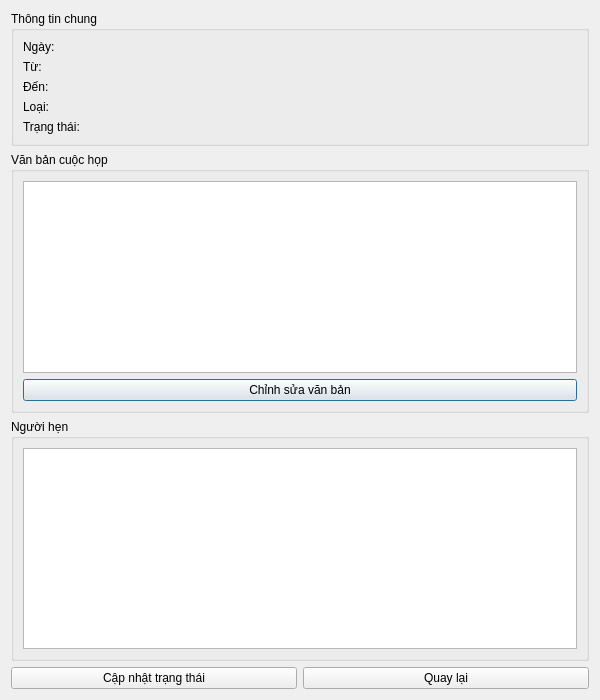
<?xml version="1.0" encoding="UTF-8"?>
<ui version="4.0">
 <class>MeetingDetailDialog</class>
 <widget class="QDialog" name="MeetingDetailDialog">
  <property name="geometry">
   <rect>
    <x>0</x>
    <y>0</y>
    <width>600</width>
    <height>700</height>
   </rect>
  </property>
  <property name="windowTitle">
   <string>Thông tin lịch hẹn</string>
  </property>
  <layout class="QVBoxLayout" name="verticalLayout">
   <item>
    <widget class="QGroupBox" name="infoGroupBox">
     <property name="title">
      <string>Thông tin chung</string>
     </property>
     <layout class="QFormLayout" name="formLayout">
      <item row="0" column="0">
       <widget class="QLabel" name="label">
        <property name="text">
         <string>Ngày:</string>
        </property>
       </widget>
      </item>
      <item row="0" column="1">
       <widget class="QLabel" name="dateLabel">
        <property name="text">
         <string/>
        </property>
       </widget>
      </item>
      <item row="1" column="0">
       <widget class="QLabel" name="label_2">
        <property name="text">
         <string>Từ:</string>
        </property>
       </widget>
      </item>
      <item row="1" column="1">
       <widget class="QLabel" name="startTimeLabel">
        <property name="text">
         <string/>
        </property>
       </widget>
      </item>
      <item row="2" column="0">
       <widget class="QLabel" name="label_3">
        <property name="text">
         <string>Đến:</string>
        </property>
       </widget>
      </item>
      <item row="2" column="1">
       <widget class="QLabel" name="endTimeLabel">
        <property name="text">
         <string/>
        </property>
       </widget>
      </item>
      <item row="3" column="0">
       <widget class="QLabel" name="label_4">
        <property name="text">
         <string>Loại:</string>
        </property>
       </widget>
      </item>
      <item row="3" column="1">
       <widget class="QLabel" name="typeLabel">
        <property name="text">
         <string/>
        </property>
       </widget>
      </item>
      <item row="4" column="0">
       <widget class="QLabel" name="label_5">
        <property name="text">
         <string>Trạng thái:</string>
        </property>
       </widget>
      </item>
      <item row="4" column="1">
       <widget class="QLabel" name="statusLabel">
        <property name="text">
         <string/>
        </property>
       </widget>
      </item>
     </layout>
    </widget>
   </item>
   <item>
    <widget class="QGroupBox" name="reportGroupBox">
     <property name="title">
      <string>Văn bản cuộc họp</string>
     </property>
     <layout class="QVBoxLayout" name="verticalLayout_2">
      <item>
       <widget class="QTextEdit" name="reportTextEdit">
        <property name="readOnly">
         <bool>true</bool>
        </property>
       </widget>
      </item>
      <item>
       <widget class="QPushButton" name="editReportButton">
        <property name="text">
         <string>Chỉnh sửa văn bản</string>
        </property>
       </widget>
      </item>
     </layout>
    </widget>
   </item>
   <item>
    <widget class="QGroupBox" name="studentsGroupBox">
     <property name="title">
      <string>Người hẹn</string>
     </property>
     <layout class="QVBoxLayout" name="verticalLayout_3">
      <item>
       <widget class="QTextEdit" name="studentsTextEdit">
        <property name="readOnly">
         <bool>true</bool>
        </property>
       </widget>
      </item>
     </layout>
    </widget>
   </item>
   <item>
    <layout class="QHBoxLayout" name="horizontalLayout">
     <item>
      <widget class="QPushButton" name="editStatusButton">
       <property name="text">
        <string>Cập nhật trạng thái</string>
       </property>
      </widget>
     </item>
     <item>
      <widget class="QPushButton" name="backButton">
       <property name="text">
        <string>Quay lại</string>
       </property>
      </widget>
     </item>
    </layout>
   </item>
  </layout>
 </widget>
 <resources/>
 <connections/>
</ui>
